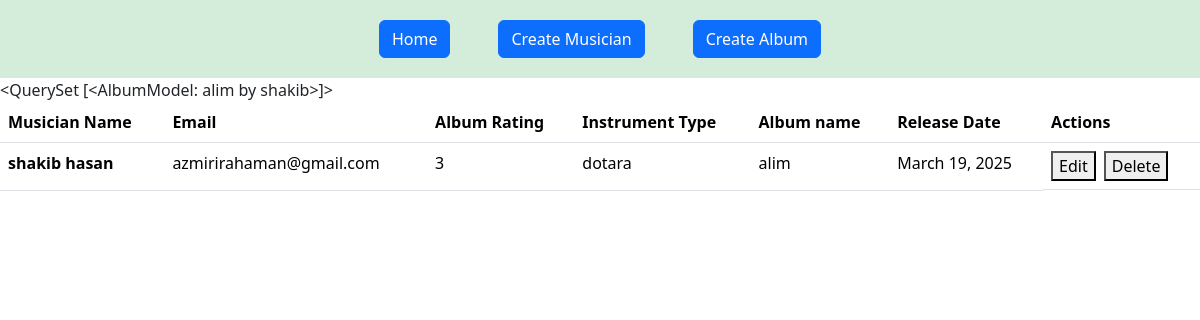
The app's page /, older data.
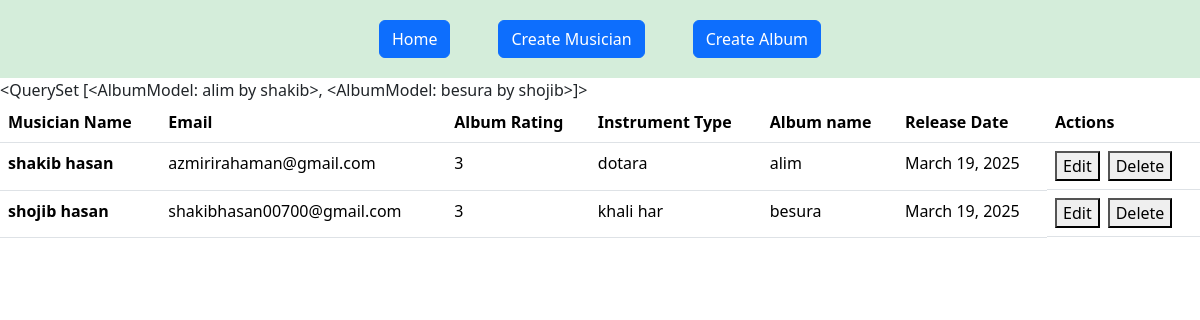
The same page, newer data.
### album/models.py (models this page shows)
class AlbumModel(models.Model):
    album_name = models.CharField(max_length=100)
    release_date = models.DateField()
    rating = models.IntegerField(choices=[(1,1),(2,2),(3,3),(4,4),(5,5)])
    muscian = models.ForeignKey(MusicianModel, on_delete=models.CASCADE ,related_name='albums')
    def __str__ (self):
        return f"{self.album_name} by {self.muscian.first_name}"

### musician/models.py (models this page shows, shortened)
class MusicianModel(models.Model):
    first_name = models.CharField(max_length=100)
    last_name = models.CharField(max_length=100)
    email = models.EmailField(unique=True)
    phone_num = models.CharField(max_length=15)
    instrument_Type = models.CharField(max_length=100)

### Musicians_Directory/views.py (the view)
# urls.py: 2. Add a URL to urlpatterns:  path('', views.home, name='home')
def home(request):
    album_list = AlbumModel.objects.all()
    return render(request,'home.html',{'album_list': album_list})

### templates/home.html (shortened to what this page needs)
{% extends "base.html" %}
{% block main_content %}
{{album_list}}
<table class="table">
    <thead>
      <tr>
        <th scope="col">Musician Name</th>
        <th scope="col">Email</th>
        <th scope="col">Album Rating</th>
        <th scope="col">Instrument Type</th>
        <th scope="col">Album name</th>
        <th scope="col">Release Date</th>
        <th scope="col">Actions</th>
      </tr>
    </thead>
    <tbody>
      {% for x in  album_list %}
      <tr>
        <th scope="row">{{x.muscian.first_name}} {{x.muscian.last_name}}</th>
        <td>{{x.muscian.email}}</td>
        <td>{{x.rating}}</td>
        <td>{{x.muscian.instrument_Type}}</td>
        <td>{{x.album_name}}</td>
        <td>{{x.release_date}}</td>
        <td class="d-flex gap-2">
           <a href="{% url "edit_album" x.id %}"><button>Edit</button></a>
           <a href="{% url "delete_album" x.id %}"><button>Delete</button></a>
        </td>
      </tr>
      {% endfor %}
    </tbody>
  </table>
{% endblock  %}

Row changes from the older to the newer data that the page shows:
computed for AlbumModel "alim": album_name+muscian "<QuerySet [<AlbumModel: alim by shakib>]>" → "<QuerySet [<AlbumModel: alim by shakib>, <AlbumModel: besura by shojib>]>"
added AlbumModel: muscian.first_name "shojib", muscian.last_name "hasan", muscian.email "shakibhasan00700@gmail.com", rating "3", muscian.instrument_Type "khali har", album_name "besura", release_date "March 19, 2025"
